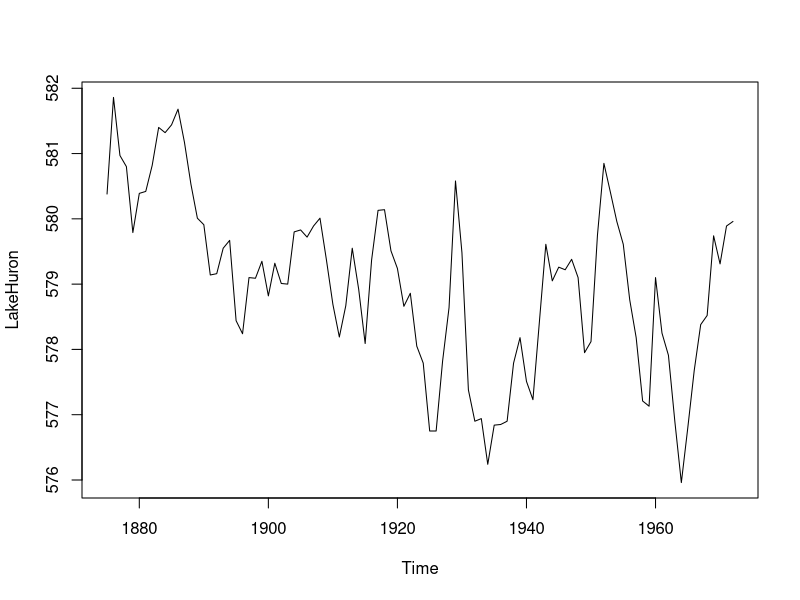

Recreate this plot in R.
## ---- chunk 1
summary(LakeHuron)
## ---- chunk 2
plot(LakeHuron)
